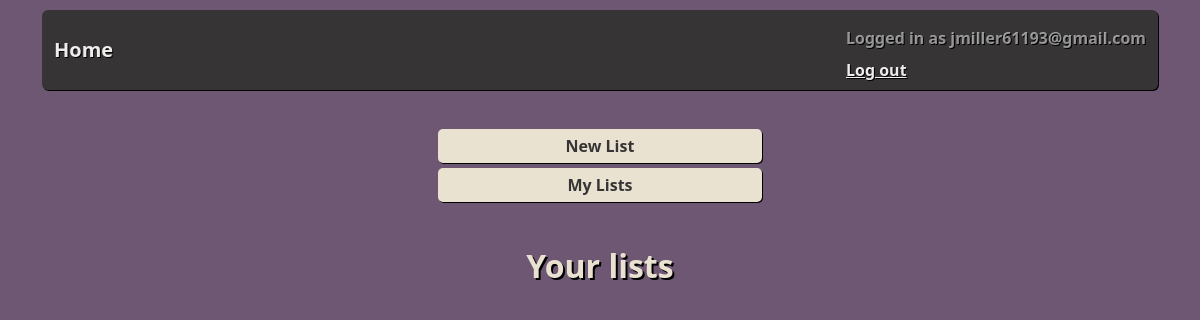
The app's page /todo/user/jmiller61193@gmail.com/ (signed in), older data.
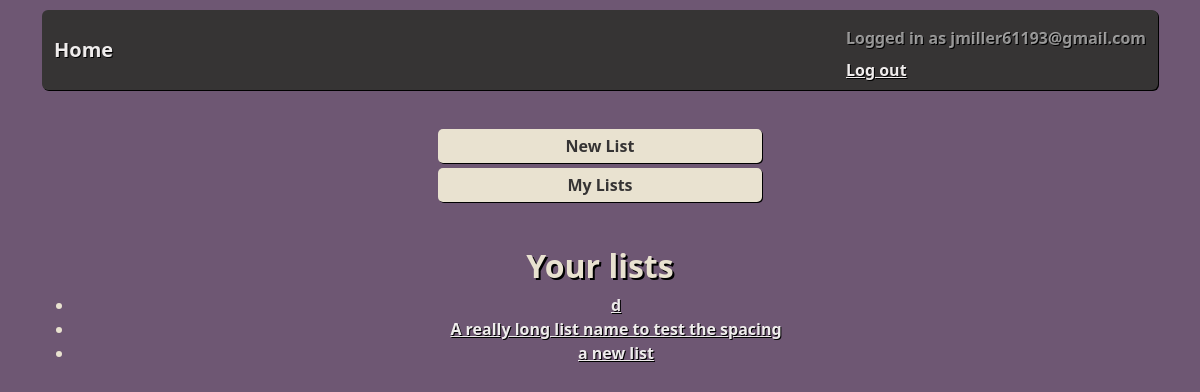
The same page, newer data.
### accounts/models.py (models this page shows, shortened)
class User(AbstractBaseUser, PermissionsMixin):
    email = models.EmailField(
        _("Email Address"),
        max_length=255,
        unique=True,
        help_text="<br><p class='help-text'>Ex: example@example.com<p>",
        primary_key=True
        )
    is_staff = models.BooleanField(_("Staff status"),default = False)
    is_superuser = models.BooleanField(_("Super User"), default = False)
    is_active = models.BooleanField(_("Active"), default=True)
    date_joined = models.DateTimeField(_("Date Joined"), auto_now_add=True)
    last_updated = models.DateTimeField(_("Last Updated"), auto_now=True)
    objects = UserManager()
    USERNAME_FIELD = 'email'

### todo/models.py (models this page shows, shortened)
class List(models.Model):
    owner = models.ForeignKey(
        settings.AUTH_USER_MODEL,
        on_delete = models.CASCADE,
        blank=True,
        null=True
    )
    @property
    def name(self):
        return self.task_set.first().text
    def get_absolute_url(self):
        return reverse('todo:view_list', args=[self.id])

class Task(models.Model):
    text = models.CharField(max_length=64)
    list = models.ForeignKey(List, on_delete=models.CASCADE, default=None)
    complete = models.BooleanField(default=False)
    class Meta:
        ordering = ('id',)
        unique_together = ('list', 'text')

### todo/views.py (the view)
# urls.py: path('user/<email>/', views.user_list, name='user_list'),
def user_list(request, email):
    owner = User.objects.get(email=email)
    context = {
        'owner': owner
    }
    return render(request, 'user_lists.html', context)

### accounts/authentication.py (called while the page is built)
    def get_user(self, email):
        try:
            return User.objects.get(email=email)
        except User.DoesNotExist:
            return None

### templates/user_lists.html (shortened to what this page needs)
{% extends 'base.html' %}
{% block extra_css %}
{% load static %}
<link rel="stylesheet" type="text/css" href="{% static 'todo_style.css' %}">
{% endblock %}
{% block body_content %}
<br>
<div class="page-select">
    <a class="page-link" href="{% url 'todo:todo_list' %}"> New List </a>
  {% if user.email %}
    <a class="page-link" href="{% url 'todo:user_list' user.email %}"> My Lists </a>
  {% endif %}
</div>
<br>
<h2>Your lists</h2>
<div class="text-center">
<ul>
  {% for list in owner.list_set.all %}
    <li><a href="{{ list.get_absolute_url }}">{{ list.name }}</a></li>
  {% endfor %}
</ul>
</div>
{% endblock %}

### templates/base.html (shortened to what this page needs)
<!DOCTYPE html>
<html lang="en">
{% load static %}
<head>
  <link href="https://cdn.jsdelivr.net/npm/bootstrap@5.2.3/dist/css/bootstrap.min.css" rel="stylesheet" />
  <link href="{% static 'base.css' %}" rel="stylesheet" type="text/css">
  {% block extra_css %}{% endblock %}
</head>
<body>
  <div class="container">
    <nav class="navbar navbar-dark bg-dark rounded" role="navigation">
      <div class="container-fluid">
        <a class="navbar-brand" href="{% url 'home' %}">Home</a>
        {% if user.email %}
        <ul class="nav navbar-nav navbar-right">
          <li class="navbar-text" name="account-info">Logged in as {{ user.email }}</li>
          <li><a href="{% url 'accounts:logout' %}">Log out</a></li>
        </ul>
        {% else %}
        <ul class="nav navbar-nav navbar-right">
          <li><a href="{% url 'accounts:login' %}">Login</a></li>
        <ul>
        {% endif %}
      </div>
    </nav>
    {% block body_content %}
    {% endblock %}
  </div>
</body>
</html>

### portfolio_app/static/base.css (style rules this page uses)
body { font-weight: bold; }
.navbar { background-color: #363434 !important; margin-bottom: 10px; margin-top: 10px; box-shadow: 1px 1px black; }
.navbar-brand { color: #efecec; }
a { color: #efecec; }

### todo/static/todo_style.css (style rules this page uses)
body { background-color: #6e5773; color: #e9e2d0; text-shadow: 1px 1px black; font-weight: bold; }
h2 { font-weight: bold; text-shadow: 2px 2px black; text-align: center; margin-top: 16px; }
.page-select { margin-left: auto; margin-right: auto; width: 30%; text-align: center; }
.page-link { color: #363434; background-color: #e9e2d0; text-decoration: none; padding: 5px; margin: 5px; border-radius: 5px; box-shadow: 1px 1px black; font-weight: bold; text-shadow: none; }

Row changes from the older to the newer data that the page shows:
added List: name "d"
added List: name "A really long list name to test the spacing"
added List: name "a new list"
